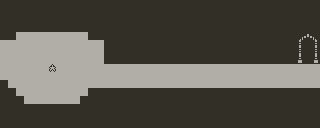

A level layout from a 2D game, rendered from its tile map. Below: a short description, then the map file with tile-grid data replaced by summaries:
An orthogonal 40x16 tile map with 8x8 px tiles, 1 tile layer (terrains).

<map version="1.10" tiledversion="1.10.2" orientation="orthogonal" renderorder="right-down" width="40" height="16" tilewidth="8" tileheight="8" infinite="0" backgroundcolor="#322f27" nextlayerid="3" nextobjectid="1">
 <tileset firstgid="1" source="../.tsx/1-bit.tsx" />
 <layer id="1" name="terrains" width="40" height="16">
  <data>[640 cells, 195 non-empty, 14 distinct tile ids]</data>
 </layer>
</map>
